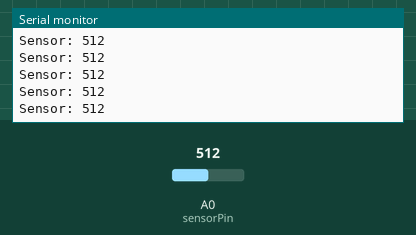
Simulated run of this sketch. Board: Arduino Uno, built with avr-gcc and run on an emulated ATmega328P. Parts: the last lines printed to the serial monitor. The inputs (shaded band) are chosen by the test bench; at power-on: A0 (sensorPin) = 512.

Above: at 1.2 s.
1.3 s: A0 (sensorPin) set to 11
At 2.4 s:
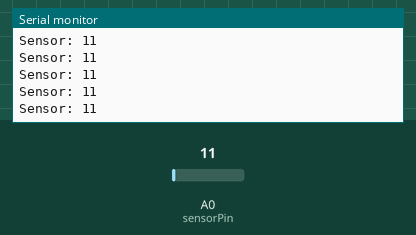
4.3 s: A0 (sensorPin) set to 8
At 5.4 s:
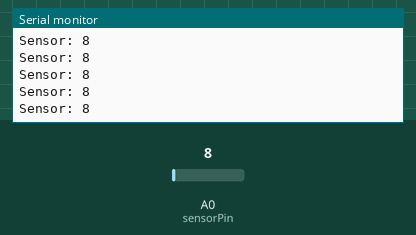
Timing chart, 0 to 7.3 s (numbered marks = the images above; inputs shaded):
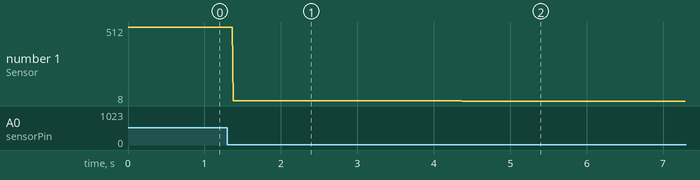

Measured:
- after the input at 1.3 s, the serial monitor: prints a new line after 0.08 s (image 1)
- after the input at 4.3 s, the serial monitor: prints a new line after 0.07 s (image 2)
- plotted number 1: 512 → 11 after the input at 1.3 s, 11 → 8 after the input at 4.3 s

The sketch:

Slider.ino
```cpp
//VARIABLES
// the lowest and highest readings you get from light sensor:
const int sensorMin = 0;   // sensor minimum, discovered through experiment
const int sensorMax = 25;  // sensor maximum, discovered through experiment
const int sensorPin = A0;

void setup() {
  // put your setup code here, to run once:
  // initialize serial communication:
  Serial.begin(9600);
}

void loop() {
  // put your main code here, to run repeatedly:
  // read the sensor:
  int sensorReading = analogRead(sensorPin);
  Serial.print("Sensor: ");
  Serial.println(sensorReading);

  delay(1);
}
```
